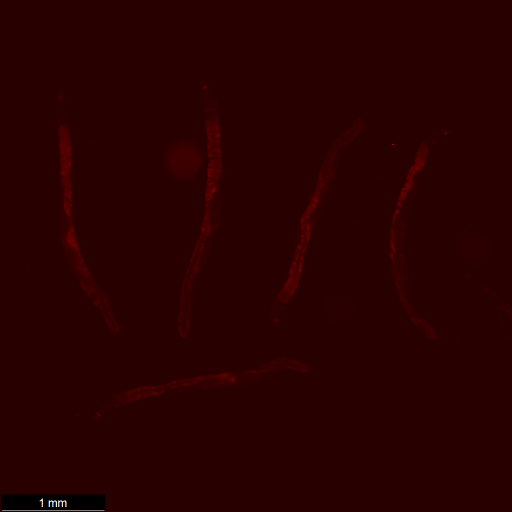
%> input picture scripts/old_scripts/test_img.tif, 1024 x 1024 px (shown at 1/2 size); its folder holds only this picture in this run
$ octave GFP_AUC_script_ez_UI.m   (GNU Octave 9; MATLAB toolbox functions it lacks are replaced by stand-ins)
%> lines starting %> are read from the running program, lines starting %| are printed output that depends on the picture; in (x1, y1, x2, y2) boxes, pixels count from 0 and x2, y2 are one past the last pixel; in counts of white or black regions, pixels touching at a corner belong together; the program's own positions count from 1
### scripts/natsort.m
function [X,ndx,dbg] = natsort(X,rgx,varargin)
% Alphanumeric / Natural-Order sort the strings in a cell array of strings (1xN char).
%
% (c) 2012-2019 Stephen Cobeldick
%
% Alphanumeric sort a cell array of strings: sorts by character order and
% also by the values of any number substrings. Default: match all integer
% number substrings and perform a case-insensitive ascending sort.
%
%%% Example:
% >> X = {'x2', 'x10', 'x1'};
% >> sort(X)
% ans =   'x1'  'x10'  'x2'
% >> natsort(X)
% ans =   'x1'  'x2'  'x10'
%
%%% Syntax:
%  Y = natsort(X)
%  Y = natsort(X,rgx)
%  Y = natsort(X,rgx,<options>)
% [Y,ndx,dbg] = natsort(X,...)
%
% To sort filenames or filepaths use NATSORTFILES (FEX 47434).
% To sort the rows of a cell array of strings use NATSORTROWS (FEX 47433).
%
%% Number Substrings %%
%
% By default consecutive digit characters are interpreted as an integer.
% Specifying the optional regular expression pattern allows the numbers to
% include a +/- sign, decimal digits, exponent E-notation, quantifiers,
% or look-around matching. For information on defining regular expressions:
% http://www.mathworks.com/help/matlab/matlab_prog/regular-expressions.html
%
% The number substrings are parsed by SSCANF into numeric values, using
% either the *default format '%f' or the user-supplied format specifier.
%
% This table shows examples of regular expression patterns for some common
% notations and ways of writing numbers, with suitable SSCANF formats:
%
% Regular       | Number Substring | Number Substring              | SSCANF
% Expression:   | Match Examples:  | Match Description:            | Format Specifier:
% ==============|==================|===============================|==================
% *         \d+ | 0, 123, 4, 56789 | unsigned integer              | %f  %i  %u  %lu
% --------------|------------------|-------------------------------|------------------
%      [-+]?\d+ | +1, 23, -45, 678 | integer with optional +/- sign| %f  %i  %d  %ld
% --------------|------------------|-------------------------------|------------------
%     \d+\.?\d* | 012, 3.45, 678.9 | integer or decimal            | %f
% (\d+|Inf|NaN) | 123, 4, NaN, Inf | integer, Inf, or NaN          | %f
%  \d+\.\d+e\d+ | 0.123e4, 5.67e08 | exponential notation          | %f
% --------------|------------------|-------------------------------|------------------
%  0[0-7]+      | 012, 03456, 0700 | octal notation & prefix       | %o  %i
%   [0-7]+      |  12,  3456,  700 | octal notation                | %o
% --------------|------------------|-------------------------------|------------------
%  0X[0-9A-F]+  | 0X0, 0X3E7, 0XFF | hexadecimal notation & prefix | %x  %i
%    [0-9A-F]+  |   0,   3E7,   FF | hexadecimal notation          | %x
% --------------|------------------|-------------------------------|------------------
%  0B[01]+      | 0B1, 0B101, 0B10 | binary notation & prefix      | %b   (not SSCANF)
%    [01]+      |   1,   101,   10 | binary notation               | %b   (not SSCANF)
% --------------|------------------|-------------------------------|------------------
%
%% Debugging Output Array %%
%
% The third output is a cell array <dbg>, to check if the numbers have
% been matched by the regular expression <rgx> and converted to numeric
% by the SSCANF format. The rows of <dbg> are linearly indexed from <X>,
% even columns contain numbers, odd columns contain split substrings:
%
% >> [~,~,dbg] = natsort(X)
% dbg =
%    'x'    [ 2]
%    'x'    [10]
%    'x'    [ 1]
%
%% Examples %%
%
%%% Multiple integers (e.g. release version numbers):
% >> A = {'v10.6', 'v9.10', 'v9.5', 'v10.10', 'v9.10.20', 'v9.10.8'};
% >> sort(A)
% ans =   'v10.10'  'v10.6'  'v9.10'  'v9.10.20'  'v9.10.8'  'v9.5'
% >> natsort(A)
% ans =   'v9.5'  'v9.10'  'v9.10.8'  'v9.10.20'  'v10.6'  'v10.10'
%
%%% Integer, decimal, NaN, or Inf numbers, possibly with +/- signs:
% >> B = {'test+NaN', 'test11.5', 'test-1.4', 'test', 'test-Inf', 'test+0.3'};
% >> sort(B)
% ans =   'test' 'test+0.3' 'test+NaN' 'test-1.4' 'test-Inf' 'test11.5'
% >> natsort(B, '[-+]?(NaN|Inf|\d+\.?\d*)')
% ans =   'test' 'test-Inf' 'test-1.4' 'test+0.3' 'test11.5' 'test+NaN'
%
%%% Integer or decimal numbers, possibly with an exponent:
% >> C = {'0.56e007', '', '43E-2', '10000', '9.8'};
% >> sort(C)
% ans =   ''  '0.56e007'  '10000'  '43E-2'  '9.8'
% >> natsort(C, '\d+\.?\d*([eE][-+]?\d+)?')
% ans =   ''  '43E-2'  '9.8'  '10000'  '0.56e007'
%
%%% Hexadecimal numbers (with '0X' prefix):
% >> D = {'a0X7C4z', 'a0X5z', 'a0X18z', 'a0XFz'};
% >> sort(D)
% ans =   'a0X18z'  'a0X5z'  'a0X7C4z'  'a0XFz'
% >> natsort(D, '0X[0-9A-F]+', '%i')
% ans =   'a0X5z'  'a0XFz'  'a0X18z'  'a0X7C4z'
%
%%% Binary numbers:
% >> E = {'a11111000100z', 'a101z', 'a000000000011000z', 'a1111z'};
% >> sort(E)
% ans =   'a000000000011000z'  'a101z'  'a11111000100z'  'a1111z'
% >> natsort(E, '[01]+', '%b')
% ans =   'a101z'  'a1111z'  'a000000000011000z'  'a11111000100z'
%
%%% Case sensitivity:
% >> F = {'a2', 'A20', 'A1', 'a10', 'A2', 'a1'};
% >> natsort(F, [], 'ignorecase') % default
% ans =   'A1'  'a1'  'a2'  'A2'  'a10'  'A20'
% >> natsort(F, [], 'matchcase')
% ans =   'A1'  'A2'  'A20'  'a1'  'a2'  'a10'
%
%%% Sort order:
% >> G = {'2', 'a', '', '3', 'B', '1'};
% >> natsort(G, [], 'ascend') % default
% ans =   ''   '1'  '2'  '3'  'a'  'B'
% >> natsort(G, [], 'descend')
% ans =   'B'  'a'  '3'  '2'  '1'  ''
% >> natsort(G, [], 'num<char') % default
% ans =   ''   '1'  '2'  '3'  'a'  'B'
% >> natsort(G, [], 'char<num')
% ans =   ''   'a'  'B'  '1'  '2'  '3'
%
%%% UINT64 numbers (with full precision):
% >> natsort({'a18446744073709551615z', 'a18446744073709551614z'}, [], '%lu')
% ans =       'a18446744073709551614z'  'a18446744073709551615z'
%
%% Input and Output Arguments %%
%
%%% Inputs (*==default):
% [10 lines of commented-out code are left out]
%%% Outputs:
% Y   = CellArrayOfCharRowVectors, <X> sorted into natural-order.
% ndx = NumericArray, such that Y = X(ndx). The same size as <X>.
% dbg = CellArray of the parsed characters and number values.
%       Each row is one input char vector, linear-indexed from <X>.
%
% See also SORT NATSORTFILES NATSORTROWS CELLSTR REGEXP IREGEXP SSCANF

%% Input Wrangling %%
%
assert(iscell(X),'First input <X> must be a cell array.')
tmp = cellfun('isclass',X,'char') & cellfun('size',X,1)<2 & cellfun('ndims',X)<3;
assert(all(tmp(:)),'First input <X> must be a cell array of char row vectors (1xN char).')
%
if nargin<2 || isnumeric(rgx)&&isempty(rgx)
    rgx = '\d+';
else
    assert(ischar(rgx)&&ndims(rgx)<3&&size(rgx,1)==1,...
        'Second input <rgx> must be a regular expression (char row vector).') %#ok<ISMAT>
end
%
% Optional arguments:
tmp = cellfun('isclass',varargin,'char') & cellfun('size',varargin,1)<2 & cellfun('ndims',varargin)<3;
assert(all(tmp(:)),'All optional arguments must be char row vectors (1xN char).')
% Character case:
ccm = strcmpi(varargin,'matchcase');
ccx = strcmpi(varargin,'ignorecase')|ccm;
% Sort direction:
sdd = strcmpi(varargin,'descend');
sdx = strcmpi(varargin,'ascend')|sdd;
% Char/num order:
chb = strcmpi(varargin,'char<num');
chx = strcmpi(varargin,'num<char')|chb;
% NaN/num order:
nab = strcmpi(varargin,'NaN<num');
nax = strcmpi(varargin,'num<NaN')|nab;
% SSCANF format:
sfx = ~cellfun('isempty',regexp(varargin,'^%([bdiuoxfeg]|l[diuox])$'));
%
nsAssert(1,varargin,sdx,'Sort direction')
nsAssert(1,varargin,chx,'Char<->num')
nsAssert(1,varargin,nax,'NaN<->num')
nsAssert(1,varargin,sfx,'SSCANF format')
nsAssert(0,varargin,~(ccx|sdx|chx|nax|sfx))
%
% SSCANF format:
if nnz(sfx)
    fmt = varargin{sfx};
    if strcmpi(fmt,'%b')
        cls = 'double';
    else
        cls = class(sscanf('0',fmt));
    end
else
    fmt = '%f';
    cls = 'double';
end
%
%% Identify Numbers %%
%
[mat,spl] = regexpi(X(:),rgx,'match','split',varargin{ccx});
%
% Determine lengths:
nmx = numel(X);
nmn = cellfun('length',mat);
nms = cellfun('length',spl);
mxs = max(nms);
%
% Preallocate arrays:
bon = bsxfun(@le,1:mxs,nmn).';
bos = bsxfun(@le,1:mxs,nms).';
arn = zeros(mxs,nmx,cls);
ars =  cell(mxs,nmx);
ars(:) = {''};
ars(bos) = [spl{:}];
%
%% Convert Numbers to Numeric %%
%
if nmx
    tmp = [mat{:}];
    if strcmp(fmt,'%b')
        tmp = regexprep(tmp,'^0[Bb]','');
        vec = cellfun(@(s)sum(pow2(s-'0',numel(s)-1:-1:0)),tmp);
    else
        vec = sscanf(sprintf(' %s',tmp{:}),fmt);
    end
    assert(numel(vec)==numel(tmp),'The %s format must return one value for each input number.',fmt)
else
    vec = [];
end
%
%% Debugging Array %%
%
if nmx && nargout>2
    dbg = cell(mxs,nmx);
    dbg(:) = {''};
    dbg(bon) = num2cell(vec);
    dbg = reshape(permute(cat(3,ars,dbg),[3,1,2]),[],nmx).';
    idf = [find(~all(cellfun('isempty',dbg),1),1,'last'),1];
    dbg = dbg(:,1:idf(1));
else
    dbg = {};
end
%
%% Sort Columns %%
%
if ~any(ccm) % ignorecase
    ars = lower(ars);
end
%
if nmx && any(chb) % char<num
    boe = ~cellfun('isempty',ars(bon));
    for k = reshape(find(bon),1,[])
        ars{k}(end+1) = char(65535);
    end
    [idr,idc] = find(bon);
    idn = sub2ind(size(bon),boe(:)+idr(:),idc(:));
    bon(:) = false;
    bon(idn) = true;
    arn(idn) = vec;
    bon(isnan(arn)) = ~any(nab);
    ndx = 1:nmx;
    if any(sdd) % descending
        for k = mxs:-1:1
            [~,idx] = sort(nsGroup(ars(k,ndx)),'descend');
            ndx = ndx(idx);
            [~,idx] = sort(arn(k,ndx),'descend');
            ndx = ndx(idx);
            [~,idx] = sort(bon(k,ndx),'descend');
            ndx = ndx(idx);
        end
    else % ascending
        for k = mxs:-1:1
            [~,idx] = sort(ars(k,ndx));
            ndx = ndx(idx);
            [~,idx] = sort(arn(k,ndx),'ascend');
            ndx = ndx(idx);
            [~,idx] = sort(bon(k,ndx),'ascend');
            ndx = ndx(idx);
        end
    end
else % num<char
    arn(bon) = vec;
    bon(isnan(arn)) = ~any(nab);
    if any(sdd) % descending
        [~,ndx] = sort(nsGroup(ars(mxs,:)),'descend');
        for k = mxs-1:-1:1
            [~,idx] = sort(arn(k,ndx),'descend');
            ndx = ndx(idx);
            [~,idx] = sort(bon(k,ndx),'descend');
            ndx = ndx(idx);
            [~,idx] = sort(nsGroup(ars(k,ndx)),'descend');
            ndx = ndx(idx);
        end
    else % ascending
        [~,ndx] = sort(ars(mxs,:));
        for k = mxs-1:-1:1
            [~,idx] = sort(arn(k,ndx),'ascend');
            ndx = ndx(idx);
            [~,idx] = sort(bon(k,ndx),'ascend');
            ndx = ndx(idx);
            [~,idx] = sort(ars(k,ndx));
            ndx = ndx(idx);
        end
    end
end
%
ndx  = reshape(ndx,size(X));
X = X(ndx);
%
end
%%%%%%%%%%%%%%%%%%%%%%%%%%%%%%%%%%%%%%%%%%%%%%%%%%%%%%%%%%%%%%%%%%%%%%%%%%%natsort
function nsAssert(val,inp,idx,varargin)
% Throw an error if an option is overspecified.
if nnz(idx)>val
    tmp = {'Unknown input arguments',' option may only be specified once. Provided inputs'};
    error('%s:%s',[varargin{:},tmp{1+val}],sprintf('\n''%s''',inp{idx}))
end
end
%%%%%%%%%%%%%%%%%%%%%%%%%%%%%%%%%%%%%%%%%%%%%%%%%%%%%%%%%%%%%%%%%%%%%%%%%%%nsAssert
% [6 lines left out: function nsGroup, not called in this run]
%%%%%%%%%%%%%%%%%%%%%%%%%%%%%%%%%%%%%%%%%%%%%%%%%%%%%%%%%%%%%%%%%%%%%%%%%%%nsGroup

### scripts/GFP_AUC_script_ez_UI.m
close all
clear all
warning('off', 'MATLAB:MKDIR:DirectoryExists');
% img_dir_path = "C:\Users\Lab PC\Documents\GFP_AUC\data\Raul_data\2021-02-16\Exported\";

% User input choice
prompt = {'Enter number of worms to detect: ', ...
    'Show output images - yes(1) - no(0)',...
    'Use large blob fix - yes (1) - no(0)',...
    'Output name - leave blank for defaults - or enter name for exported_images sub-folder'};
dlgtitle = 'User Inputs for Lightsaver';
dims = [1 100];
definput = {'5','0','0',''};
answer = inputdlg(prompt,dlgtitle,dims,definput);
%> the answer given: 3
%> the answer given: 'y'
%> the answer given: 'y'
%> the answer given: 'old_scripts'

if isempty(answer)
    error('Please select user inputs')
end

number_worms_to_detect = str2double(answer{1});
show_output_images = str2double(answer{2});
use_large_blob_fix = str2double(answer{3});
output_name = answer{4};

% clean up variables
clearvars dims definput dlgtitle prompt answer

% get current path
curr_path = pwd;

data_path = fullfile(erase(curr_path,'scripts'),'data');

img_dir_path = uigetdir(data_path,'Please select the folder containing the *.tiff files');
%> the answer given: old_scripts

[~,final_save_name,~] = fileparts(img_dir_path);

output_path = fullfile(erase(erase(pwd,'GFP_AUC_script.m'),'scripts'),'exported_images');
mkdir(output_path);

if isempty(output_name)
    output_name = final_save_name;
end

output_path = fullfile(output_path,output_name);
mkdir(output_path);

img_paths = dir(fullfile(img_dir_path, '*.tif'));
[~,sort_idx,~] = natsort({img_paths.name});

img_paths = img_paths(sort_idx);

image_integral_intensities = zeros(length(img_paths),number_worms_to_detect);
image_integral_area = zeros(length(img_paths),number_worms_to_detect);

se = strel('disk',5);

for i = 1:length(img_paths)

    [data,this_img] = load_fluor_image(img_dir_path,img_paths,i);

    % this assumes that all the data is in the uint8 format
    data_norm = double(data)/255;

    % setp through consequitive iterations of a threshold based off the
    % mean and std of the image intensities
    for j = 1:6
        % create a threshold
        this_thresh = mean2(data_norm)+(std2(data_norm)*(1/5)*(j-1));
        % create a mask
        this_mask = imgaussfilt(data_norm,2)>this_thresh;
        % remove any small blobs from the mask
        this_mask = bwareaopen(this_mask,3000);
        % label the mask
        this_label = bwlabel(this_mask);

        % if there are 5 blobs in the mask
        if max(this_label(:)) == number_worms_to_detect
            % step one iteration further
            this_thresh2 = mean2(data_norm)+(std2(data_norm)*(1/5)*(j));
            this_mask2 = imgaussfilt(data_norm,2)>this_thresh2;
            this_mask2 = bwareaopen(this_mask2,3000);
            this_label2 = bwlabel(this_mask2);

            % if there are still 5 blobs then keep this mask
            if max(this_label2(:)) == number_worms_to_detect
                this_mask = this_mask2;
                this_label = this_label2;

                % break out of the loop
                break
            end
            % break out of the loop if there are 5 blobs
            break
        end

    end

    % if there are many blobs still detected only take the 5 largest
    if max(this_label(:))>number_worms_to_detect
        disp(['Warning: more than ' num2str(number_worms_to_detect) ' worms detected - ' img_paths(i).name])
        disp(['Using only the ' num2str(number_worms_to_detect) ' largest blobs'])

        this_mask = bwareafilt(this_label>0,number_worms_to_detect);

    end

    % if this is chosen then a semi-smart filter will try to fix the large
    % blobs that contain multiple worms
    if use_large_blob_fix
% [80 lines not run here, left out]
function [data,this_img] = load_fluor_image(img_dir_path,img_paths,i)
%> called with img_dir_path = 'old_scripts', i = 1
% read the image into ram
try
    this_img = imread(fullfile(img_dir_path,img_paths(i).name));
%> this_img is the input picture: size 1024x1024x3 uint8; mean R, G, B 40.9, 0.1, 0.1
catch
    disp(['ERROR: reading image - ' img_paths(i).name])
    disp(['Image will be treated as corrupted and skipped']);

    try
        this_img = zeros(size(this_img));
    catch
        this_img = zeros(1024,1024);
    end
end

% if for some reason the luma,blue, or red difference were saved aswell
[~,~,z] = size(this_img);
%> z = 3
if z>3
    this_img = this_img(:,:,1:3);
end

% Split channles
[R,G,B] = imsplit(this_img);
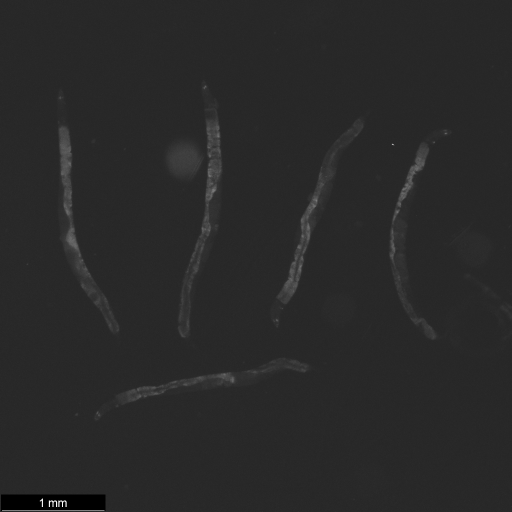
%> R: size 1024x1024 uint8 (shown at 1/2 size); min 0, max 255, mean 40.9
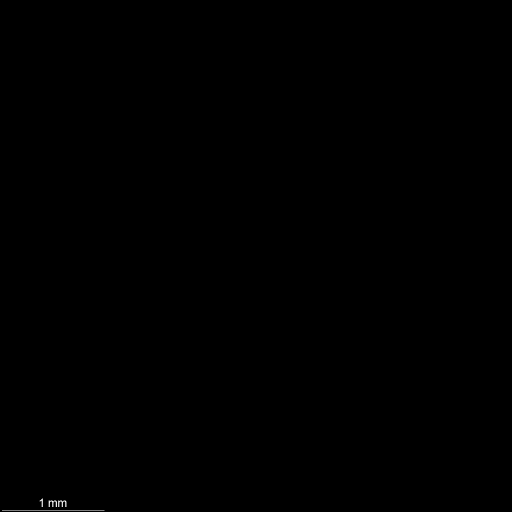
%> G: size 1024x1024 uint8 (shown at 1/2 size); min 0, max 255, mean 0.1

% find the dominant color of the fluorescence
[~,color_choice] = max([sum(R(:)),sum(G(:)),sum(B(:))]);
%> color_choice = 1

% Remove 1mm bar from our microscope images
switch color_choice
    case 1
        % red fluorescence
        data = R - G - B;
%> the loop `for j = 1:6` made 6 passes
%> this_thresh on passes 1 to 6: 0.16, 0.165, 0.17, 0.175, 0.18, 0.185
%> pass 1, `this_mask = imgaussfilt(data_norm,2)>this_thresh;`:
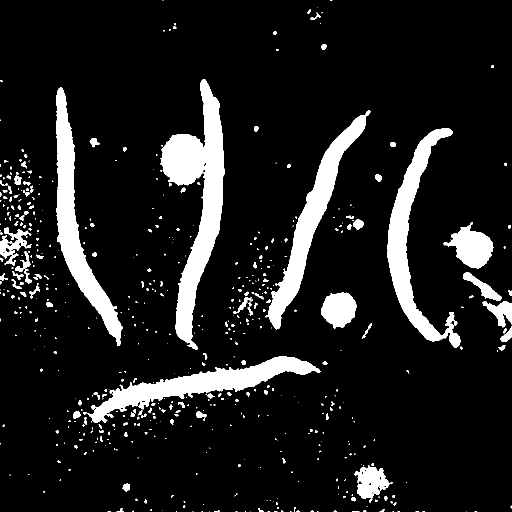
%> this_mask: size 1024x1024 logical (shown at 1/2 size); 11.3% white; 571 white regions (383 under 20 px), largest, box (x1, y1, x2, y2) and area: (320, 158, 449, 700) 25665, (112, 175, 245, 692) 16863, (175, 712, 641, 845) 16221
%> pass 1, `this_mask = bwareaopen(this_mask,3000);`:
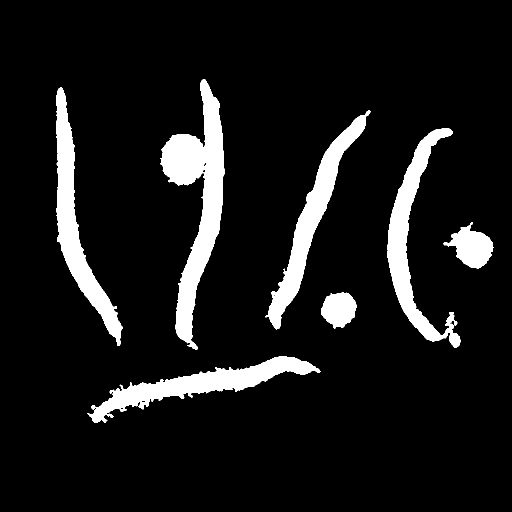
%> this_mask: size 1024x1024 logical (shown at 1/2 size); 9.5% white; 7 white regions, largest, box (x1, y1, x2, y2) and area: (320, 158, 449, 700) 25665, (112, 175, 245, 692) 16863, (175, 712, 641, 845) 16221
%> pass 1, `this_label = bwlabel(this_mask);`:
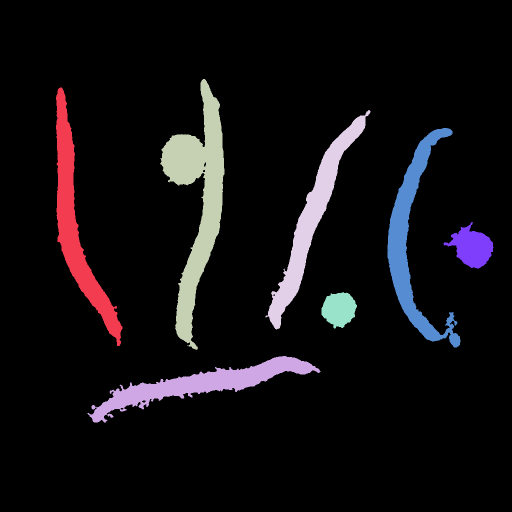
%> this_label: size 1024x1024 double (shown at 1/2 size); 8 distinct labels, from 0 to 7; one colour per label, 0 black
%> pass 2, `this_mask = imgaussfilt(data_norm,2)>this_thresh;`:
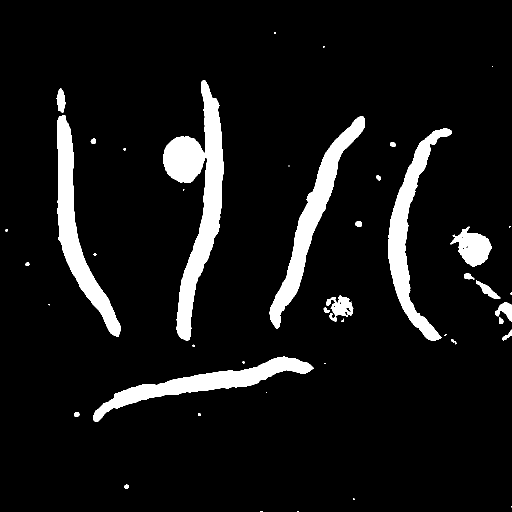
%> this_mask: size 1024x1024 logical (shown at 1/2 size); 8.1% white; 45 white regions (18 under 20 px), largest, box (x1, y1, x2, y2) and area: (326, 160, 447, 681) 22373, (539, 233, 730, 657) 14082, (114, 230, 242, 674) 14054
%> `this_mask = bwareafilt(this_label>0,number_worms_to_detect);`:
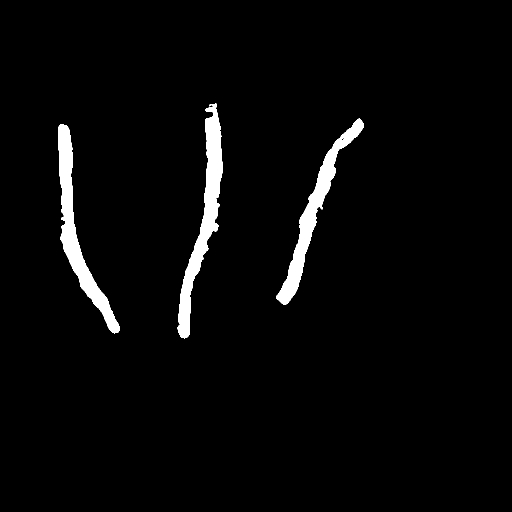
%> this_mask: size 1024x1024 logical (shown at 1/2 size); 3.1% white; 3 white regions, box (x1, y1, x2, y2) and area: (355, 207, 446, 677) 11801, (116, 249, 239, 667) 10948, (552, 237, 727, 609) 10006
%> the run ends on the next line
    case 2
        % green fluorescence
        data = G - B - R;
    case 3
        % blue fluorescence
        data = B - R - G;
end
end
